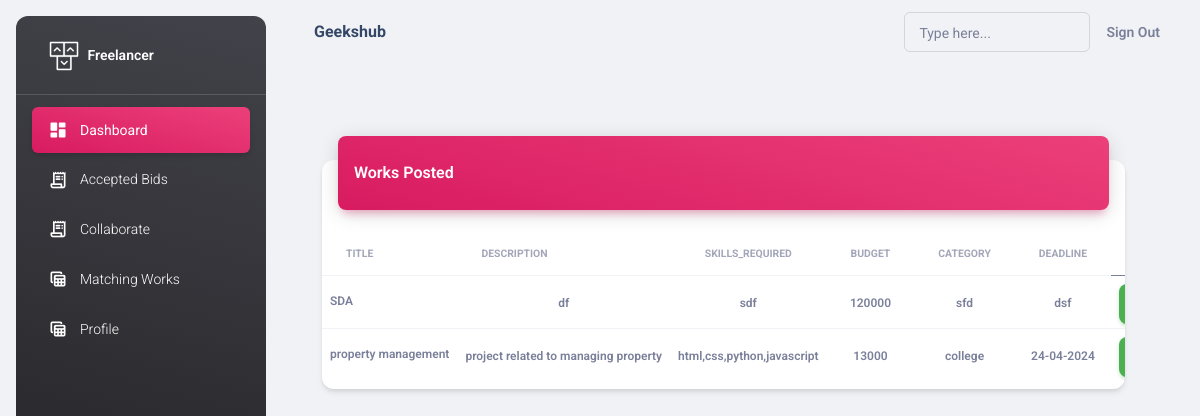
/projects/, run on the app's committed database.
### adminapp/models.py (models this page shows)
class Project(models.Model):
    buyer=models.ForeignKey(Buyer,on_delete=models.CASCADE)
    title=models.CharField(max_length=100)
    description=models.CharField(max_length=100)
    skills_required=models.CharField(max_length=100)
    budget=models.PositiveIntegerField()
    category=models.CharField(max_length=100)
    tags=models.CharField(max_length=100)
    deadline=models.CharField(max_length=100)
    status= models.BooleanField(default=True)

### coderapp/views.py (the view)
# urls.py: path("projects/",views.ProjectsListView.as_view(),name="projects-list"),
class ProjectsListView(ListView):
    template_name="coderapp/recentworks.html"
    model=Project
    context_object_name="projects"

### coderapp/templates/coderapp/recentworks.html (shortened to what this page needs)
{%extends 'coderapp/base.html'%}
{%load static%}
{%block body_block%}
<div class="container-fluid py-4">
    <div class="row">
      <div class="col-11 mb-4 mt-5 ms-4">
        <div class="card my-4">
          <div class="card-header p-0 position-relative mt-n4 mx-3 z-index-2">
            <div class="bg-gradient-primary shadow-primary border-radius-lg pt-4 pb-3">
              <h6 class="text-white text-capitalize ps-3">Works Posted</h6>
            </div>
          </div>
          <div class="card-body px-0 pb-2 ">
            <div class="table-responsive p-0">
              <table class="table align-items-center mb-0">
                <thead>
                  <tr>
                    <th class="text-uppercase text-secondary text-xxs font-weight-bolder opacity-7 ">Title</th>
                    <th class="text-uppercase text-secondary text-xxs font-weight-bolder opacity-7 ">Description</th>
                    <th class="text-center text-uppercase text-secondary text-xxs font-weight-bolder opacity-7">Skills_required</th>
                    <th class="text-center text-uppercase text-secondary text-xxs font-weight-bolder opacity-7">Budget</th>
                    <th class="text-center text-uppercase text-secondary text-xxs font-weight-bolder opacity-7">Category</th>
                    <th class="text-center text-uppercase text-secondary text-xxs font-weight-bolder opacity-7">Deadline</th>
                  </tr>
                </thead>
                <tbody>
                    {%for p in projects%}
                        <tr>
                            <td>
                                <p class="text-xs font-weight-bold mb-0">{{p.title}}</p>
                            </td>
                            <td class="align-middle text-center">
                                <span class="text-secondary text-xs font-weight-bold">{{p.description}}</span>
                            </td>
                            <td class="align-middle text-center">
                                <span class="text-secondary text-xs font-weight-bold">{{p.skills_required}}</span>
                            </td>
                            <td class="align-middle text-center">
                                <span class="text-secondary text-xs font-weight-bold">{{p.budget}}</span>
                            </td>
                            <td class="align-middle text-center">
                                <span class="text-secondary text-xs font-weight-bold">{{p.category}}</span>
                            </td>
                            <td class="align-middle text-center">
                                <span class="text-secondary text-xs font-weight-bold">{{p.deadline}}</span>
                            </td>
                            <td>
                                <a class="buttons btn btn-success openBidFormBtn" data-pk="{{ p.id }}">Make Bid</a>
                            </td>
                        </tr>
                    {%endfor%}
                </tbody>
              </table>
            </div>
          </div>
        </div>
      </div>
    </div>
</div>
{%endblock%}

### coderapp/templates/coderapp/recentworks.html (style rules this page uses)
.buttons { cursor: pointer; margin-bottom: -4px; }

### data on the page
Project: title "SDA", description "df", skills_required "sdf", budget "120000", category "sfd", deadline "dsf"
Project: title "property management", description "project related to managing property", skills_required "html,css,python,javascript", budget "13000", category "college", deadline "24-04-2024"
